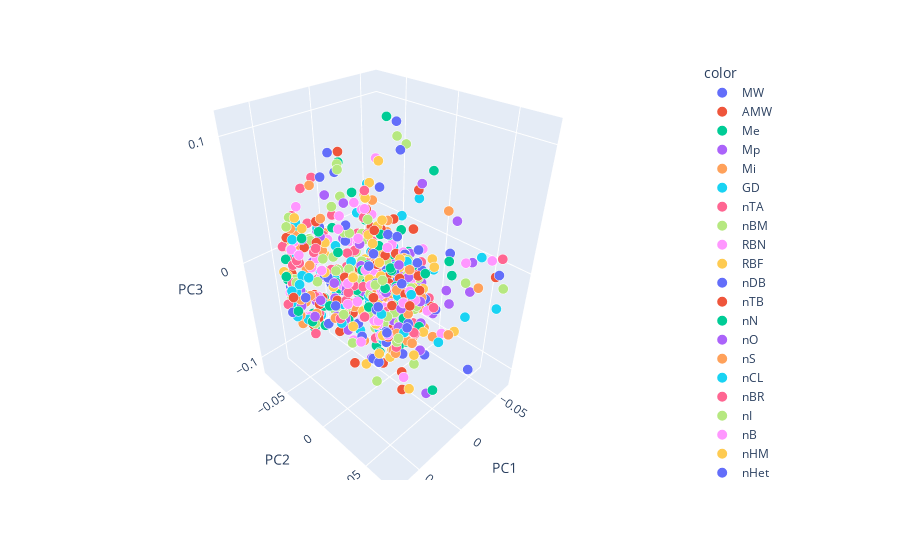

Notebook source saved alongside this figure:
### Markdown cell above
# AGRUPAÇÃO DOS DESCRITORES MOLECULARES

### Code cell
#Grafico da matriz dos pesos para olhar a contribuição dos descritores e
#tentar relacionar os descritores que mais representan a atividade biologica
dados1=pd.DataFrame(L)
dados1.columns=["PC"+str(i+1) for i in range(dados1.shape[1])]
size=[10 for i in range(len(dados1))]
fig1=px.scatter_3d(dados1,x="PC1",y="PC2",z="PC3", 
                   color=df_ML_2class_NS.columns, 
                   size=size, 
                   size_max=10, 
                   opacity=1, 
                   hover_data= [df_ML_2class_NS.columns])
fig1.show()
